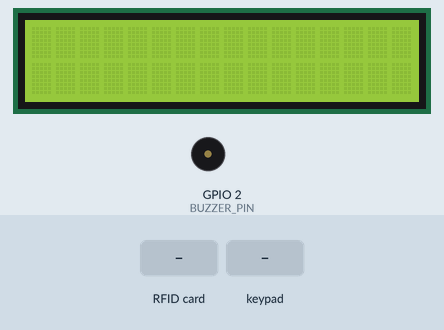
Simulated run of this sketch. Board: ESP32. Shown: 16×2 character LCD, buzzer (waves = sounding). Inputs (shaded band) come from the test bench. WiFi joins after 1.5 s; servers stay silent unless stated; uploads are accepted with an empty reply; what the sketch prints to the serial monitor is not drawn.

Above: at 5.8 s.
5.9 s: RFID card 5E 7A 19 C4 held to the reader
At 6.8 s:
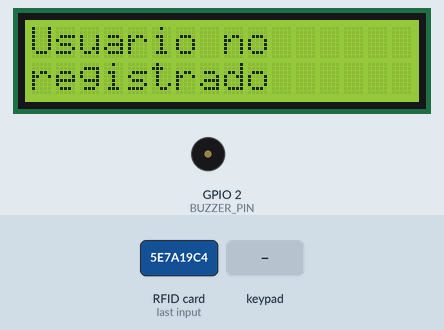
8.9 s: keypad keys 3 2 3 3 2 5 2 6 # pressed 0.4 s apart
At 13.0 s:
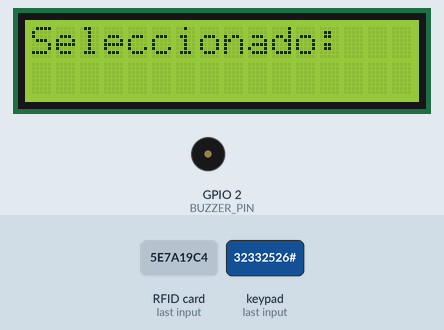
14.0 s: key '#' pressed
At 15.9 s:
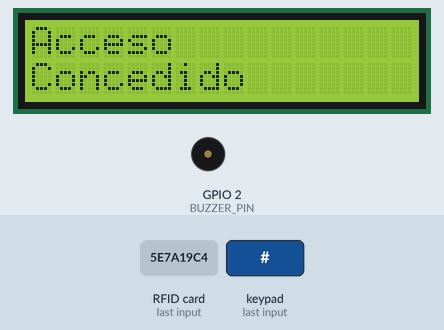
17.6 s: RFID card 5E 7A 19 C4 held to the reader
At 17.72 s:
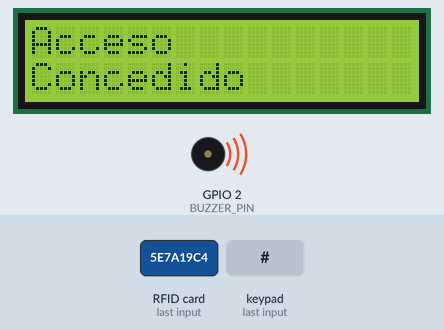
19.3 s: key 'A' pressed
At 22.0 s:
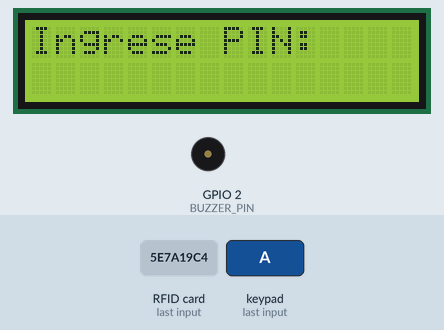
Timing chart, 0 to 23.0 s (numbered marks = the images above; inputs shaded):
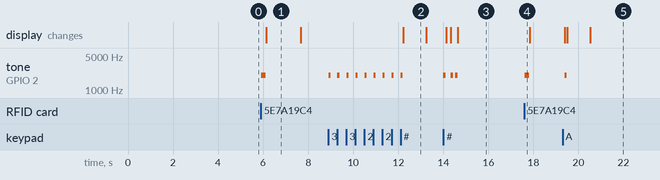

Measured:
- after the input at 5.9 s, tone on GPIO 2 (BUZZER_PIN): silent → 2000 Hz at once, → silent 0.20 s later; the display: changes after 0.25 s (image 1)
- after the input at 8.9 s, tone on GPIO 2 (BUZZER_PIN): alternates 2000 Hz for 0.10 s and silent for 0.30 s, 18 changes in all, then stays silent, starting at once; the display: changes after 3.3 s (image 2)
- after the input at 14.0 s, tone on GPIO 2 (BUZZER_PIN): goes 2000 Hz 0.10 s, silent 0.23 s, 2000 Hz 0.10 s, silent 0.10 s, 2000 Hz 0.10 s, then silent, starting at once; the display: first changes after 0.13 s (image 3 shows a later state)
- after the input at 17.6 s, tone on GPIO 2 (BUZZER_PIN): silent → 2000 Hz at once, → silent 0.20 s later
- after the input at 19.3 s, tone on GPIO 2 (BUZZER_PIN): silent → 2000 Hz after 0.09 s, → silent 0.10 s later; the display: first differs from a run without the input after 0.21 s (image 5 shows a later state)
- what the display in image 1 shows lasts 1.6 s, from 6.1 s to 7.7 s
- what the display in image 2 shows lasts 1.0 s, from 12.2 s to 13.2 s

The sketch:

esp32_sketch.ino
```cpp
#include <Wire.h>
#include <LiquidCrystal_PCF8574.h>
#include <SPI.h>
#include <MFRC522.h>
#include <Keypad.h>
#include "DHT.h"
#include <WiFi.h>
#include <HTTPClient.h>
#include <ArduinoJson.h>
#include <WebServer.h> // Necesario para recibir peticiones

// =====================
// WIFI & API CONFIG
// =====================
const char* ssid = "Borjax";
const char* password = "123456789";
// ------------------------------------------------------------------------------------
// IMPORTANTE: Si usas Docker, asegurate de que esta IP es la de tu PC (ipconfig)
// y NO "localhost" ni "127.0.0.1". Windows Firewall debe permitir puerto 8080.
// ------------------------------------------------------------------------------------
const char* serverName = "hc:8080/api/datos";


// =====================
// SERVER WEB (Para peticiones de sensores)
// =====================
WebServer server(80);

// =====================
// PINES
// =====================
#define DHTPIN   4
#define DHTTYPE  DHT11

#define LDRPIN   5      // D5 (digital)
// #define LEDPIN   2 // Comentado porque usaremos el pin 2 para el altavoz

#define SS_PIN   21
#define RST_PIN  22
#define BUZZER_PIN 2 // Usamos D2 (GPIO 2) que es salida válida

// =====================
// OBJETOS
// =====================
LiquidCrystal_PCF8574 lcd(0x27);
DHT dht(DHTPIN, DHTTYPE);
MFRC522 mfrc522(SS_PIN, RST_PIN);

// =====================
// VARIABLES GLOBALES
// =====================
const unsigned long sensorInterval = 30000; // Intervalo de lectura de sensores en ms (30 segundos)
unsigned long lastSensorUpdate = 0;

unsigned long lastLcdUpdate = 0;
bool lcdActive = false;

// Variable global para guardar el nombre del usuario
String currentUsuarioLeido = "";

// =====================
// DEFINICIÓN KEYPAD
// =====================
const byte ROWS = 4;
const byte COLS = 4;
char keys[ROWS][COLS] = {
  {'1','2','3','A'},
  {'4','5','6','B'},
  {'7','8','9','C'},
  {'*','0','#','D'}
};
byte rowPins[ROWS] = {32, 33, 25, 26};
byte colPins[COLS] = {16, 17, 12, 13};

Keypad keypad = Keypad( makeKeymap(keys), rowPins, colPins, ROWS, COLS );

// =====================
// DECLARACIÓN DE FUNCIONES PREVIAS
// =====================
void enviarDatosAPI(float temp, float hum, bool iluminadad, String uid, String token, String pin, String tipo);
void beep(unsigned int duration);

// =====================
// FUNCIONES AUXILIARES
// =====================
void beep(unsigned int duration) {
  tone(BUZZER_PIN, 2000); // Iniciar tono
  delay(duration);        // Esperar
  noTone(BUZZER_PIN);     // Parar tono
  digitalWrite(BUZZER_PIN, LOW); // Asegurar que se quede en LOW
}

void enviarDatosAPI(float temp, float hum, bool iluminadad, String uid, String token, String pin, String tipo) {
    if(WiFi.status() == WL_CONNECTED){
        HTTPClient http;
        http.begin(serverName);
        http.addHeader("Content-Type", "application/json");

        StaticJsonDocument<200> doc;

        bool hayDatos = false;

        // 1. LOGIN: Si hay Token (o PIN)
        if (token != "") {
             doc["token"] = token;
             hayDatos = true;
        }

        if (pin != "") {
             doc["pin"] = pin;
             hayDatos = true;
        }

        if (tipo != "") {
            doc["tipo"] = tipo;
        }

        // 2. Si no es Login, miramos si es UID simple o Sensores
        if (uid != "") { // Cambiado 'else if' a 'if' para permitir enviar UID + PIN si fuera necesario
            doc["rfidUid"] = uid;
            hayDatos = true;
        }

        // Solo datos sensores si NO estamos autenticando (para no mezclar tipos de mensaje si la API no lo soporta)
        // O si quieres enviar todo junto, quita el 'else'.
        // Asumo que si hay UID/Token/Pin es un evento de acceso.
        // Si no hay nada de eso, es lectura de sensores ambiental.
        if (token == "" && uid == "" && pin == "") {
            // Luz siempre es válida (lectura digital)
            doc["luz"] = iluminadad;
            hayDatos = true;

            // Temp y Humedad pueden fallar (NAN), solo las enviamos si son válidas
            if (!isnan(temp)) doc["temperatura"] = temp;
            if (!isnan(hum)) doc["humedad"] = hum;
        }

        // Si no hay nada que enviar, salimos para evitar error 400
        if (!hayDatos) {
            Serial.println("No hay datos válidos para enviar a la API.");
            http.end();
            return;
        }

        String requestBody;
        serializeJson(doc, requestBody);

        Serial.println("Enviando a API: " + requestBody);

        // Feedback visual de "Enviando..."
        bool esAcceso = (uid != "" || token != "" || pin != "");
        if (esAcceso) {
            lcd.clear();
            lcd.setCursor(0, 0); lcd.print("Verificando...");
        }

        int httpResponseCode = http.POST(requestBody);

        if (httpResponseCode > 0) {
            String response = http.getString();
            Serial.print("✅ API Response Code: ");
            Serial.println(httpResponseCode);
            Serial.println("📥 API Response: " + response);

            // --- RESPUESTA EN PANTALLA LCD ---
            if (esAcceso) {
                lcd.clear();
                if (httpResponseCode == 200) {
                    // ACCESO CORRECTO (Pitido: Beep-Beep)
                    beep(100); delay(100); beep(100);

                    if (response.indexOf("SALIDA") >= 0) {
                        lcd.setCursor(0, 0); lcd.print("Hasta luego");
                        lcd.setCursor(0, 1); lcd.print(currentUsuarioLeido);
                    } else if (response.indexOf("ENTRADA") >= 0) {
                        lcd.setCursor(0, 0); lcd.print("Hola");
                        lcd.setCursor(6, 0); lcd.print(currentUsuarioLeido);
                        lcd.setCursor(0, 1); lcd.print("Adelante ->");
                    } else {
                        // Fallback
                        lcd.setCursor(0, 0); lcd.print("Acceso");
                        lcd.setCursor(0, 1); lcd.print("Concedido");
                    }
                } else {
                    // ACCESO DENEGADO (Pitido: Beep largo)
                    beep(1000);

                    lcd.setCursor(0, 0); lcd.print("Acceso");
                    lcd.setCursor(0, 1); lcd.print("Denegado");
                }
                lastLcdUpdate = millis();
                lcdActive = true;
            }
            // ---------------------------------

        } else {
            Serial.print("❌ Error API: ");
            Serial.println(httpResponseCode);
            if (httpResponseCode == -1) {
                Serial.println("💡 Error -1: No se pudo conectar al servidor");
            }

            // --- ERROR EN PANTALLA LCD ---
            if (esAcceso) {
                // ERROR CONEXION (Pitido: 3 beeps rápidos error)
                beep(200); delay(100); beep(200); delay(100); beep(200);

                lcd.clear();
                lcd.setCursor(0, 0); lcd.print("Error Conexion");
                lcd.setCursor(0, 1); lcd.print("Err: " + String(httpResponseCode));
                lastLcdUpdate = millis();
                lcdActive = true;
            }
            // -----------------------------
        }
        http.end();
    } else {
        Serial.println("❌ WiFi desconectado, no se puede enviar");
    }
}

// Esta función se ejecuta cuando alguien entra a http://IP_ESP32/
void handleRoot() {
  Serial.println("Petición WEB recibida - Leyendo sensores...");

  float h = dht.readHumidity();
  float t = dht.readTemperature();
  int l = digitalRead(LDRPIN);
  bool luz = !(l == HIGH); // true si hay luz

  // --- LOGGING ---
  Serial.println("--------------------------------");
  Serial.print("Temperatura: "); Serial.println(isnan(t) ? "Error Sensor" : String(t));
  Serial.print("Humedad:     "); Serial.println(isnan(h) ? "Error Sensor" : String(h));
  Serial.print("Luz:         "); Serial.println(luz ? "ON" : "OFF");
  Serial.println("--------------------------------");

  StaticJsonDocument<200> doc;
  doc["temperatura"] = t;
  doc["humedad"] = h;
  doc["luz"] = luz;
  doc["mensaje"] = "Lectura bajo demanda";

  String json;
  serializeJson(doc, json);

  // Responder al navegador/cliente
  server.send(200, "application/json", json);

  // Guardar también en Spring Boot cuando se haga la petición web
  enviarDatosAPI(t, h, luz, "", "", "", "");
}

// =====================
// SETUP
// =====================
void setup() {
  Wire.begin(27, 14);
  lcd.begin(16, 2);
  lcd.setBacklight(255);
  lcd.clear();

  Serial.begin(115200);
  delay(3000);

  // CONEXIÓN WIFI
  WiFi.begin(ssid, password);
  Serial.print("Conectando a WiFi");
  while (WiFi.status() != WL_CONNECTED) {
    delay(500);
    Serial.print(".");
  }
  Serial.println("");
  Serial.print("Conectado con IP: ");
  Serial.println(WiFi.localIP());

  // Init Web Server
  server.on("/", handleRoot);
  server.begin();
  Serial.println("Servidor Web Iniciado");

  pinMode(LDRPIN, INPUT);
  // pinMode(LEDPIN, OUTPUT); // Comentado
  pinMode(BUZZER_PIN, OUTPUT);
  digitalWrite(BUZZER_PIN, LOW);
  noTone(BUZZER_PIN);

  // DHT
  dht.begin();

  // RFID
  SPI.begin(18, 19, 23, SS_PIN);
  mfrc522.PCD_Init();

  Serial.println("=================================");
  Serial.println("SISTEMA DE TOKENS: RFID (Loop) + Sensores (HTTP)");
  Serial.println("=================================");
}

// =====================
// LOOP
// =====================
void loop() {
  // 1. ATENDER PETICIONES WEB (SENSORES)
  server.handleClient();

  // 2. COMPROBAR RFID (SIEMPRE ACTIVO)
  if (mfrc522.PICC_IsNewCardPresent() && mfrc522.PICC_ReadCardSerial()) {
      Serial.println("\n🔐 TARJETA DETECTADA");

      // Pitar altavoz D2
      beep(200);

      // --- OBTENER UID REAL DE LA TARJETA ---
      String uidReal = "";
      for (byte i = 0; i < mfrc522.uid.size; i++) {
          if (i > 0) uidReal += ":";
          if (mfrc522.uid.uidByte[i] < 0x10) uidReal += "0";
          uidReal += String(mfrc522.uid.uidByte[i], HEX);
      }
      uidReal.toUpperCase();
      Serial.println("UID Tarjeta: " + uidReal);

      // --- AUTENTICACIÓN MIFARE ---
      MFRC522::MIFARE_Key key;
      for (byte i = 0; i < 6; i++) key.keyByte[i] = 0xFF; // Clave por defecto

      // --- AUTENTICACIÓN Y LECTURA SECTOR 4 ---
      // Bloque 17 = Usuario
      // Bloque 18 = Token

      MFRC522::StatusCode status;
      byte buffer[18];
      byte size = sizeof(buffer);
      String usuarioLeido = "";
      String tokenLeido = "";
      bool errorLectura = false;

      // 1. LEER BLOQUE 17 (USUARIO)
      byte blockUser = 17;
      status = mfrc522.PCD_Authenticate(MFRC522::PICC_CMD_MF_AUTH_KEY_A, blockUser, &key, &(mfrc522.uid));
      if (status == MFRC522::STATUS_OK) {
          size = sizeof(buffer); // Reset size
          status = mfrc522.MIFARE_Read(blockUser, buffer, &size);
          if (status == MFRC522::STATUS_OK) {
              Serial.print("Bloque 17 (User) raw: ");
              for (byte i = 0; i < 16; i++) {
                  Serial.print(buffer[i], HEX);
                  Serial.print(" ");
                  if (buffer[i] >= 32 && buffer[i] <= 126) usuarioLeido += (char)buffer[i];
              }
              Serial.println();
              usuarioLeido.trim(); // Eliminar espacios
          } else {
              Serial.println("❌ Error leyendo bloque 17 (Usuario): " + String(status));
              errorLectura = true;
          }
      } else {
          Serial.println("❌ Error autenticando bloque 17: " + String(status));
          errorLectura = true;
      }

      // 2. LEER BLOQUE 18 (TOKEN)
      byte blockToken = 18;
      status = mfrc522.PCD_Authenticate(MFRC522::PICC_CMD_MF_AUTH_KEY_A, blockToken, &key, &(mfrc522.uid));
      if (status == MFRC522::STATUS_OK) {
          size = sizeof(buffer); // Reset size
          status = mfrc522.MIFARE_Read(blockToken, buffer, &size);
          if (status == MFRC522::STATUS_OK) {
              Serial.print("Bloque 18 (Token) raw: ");
              for (byte i = 0; i < 16; i++) {
                  Serial.print(buffer[i], HEX);
                  Serial.print(" ");
                  if (buffer[i] >= 32 && buffer[i] <= 126) tokenLeido += (char)buffer[i];
              }
              Serial.println();
              tokenLeido.trim(); // Eliminar espacios
          } else {
              Serial.println("❌ Error leyendo bloque 18 (Token): " + String(status));
              errorLectura = true;
          }
      } else {
          Serial.println("❌ Error autenticando bloque 18: " + String(status));
          errorLectura = true;
      }

      // Guardar en variable global para usar en enviarDatosAPI
      currentUsuarioLeido = usuarioLeido;

      // --- LCD: BIENVENIDA ---
      lcd.clear();
      if (usuarioLeido != "") {
        lcd.setCursor(0, 0);
        lcd.print("Bienvenido");
        lcd.setCursor(0, 1);
        lcd.print(usuarioLeido);
        delay(1500); // Dar un momento para leer el saludo
      } else {
        lcd.setCursor(0, 0);
        lcd.print("Usuario no");
        lcd.setCursor(0, 1);
        lcd.print("registrado");
        delay(1500);
      }

      // --- SELECCION DE MOTIVO ---
      String tipoLeido = "";
      lcd.clear();
      lcd.setCursor(0, 0); lcd.print("A:Jor B:Pau");
      lcd.setCursor(0, 1); lcd.print("C:Med D:Otro");

      bool motivoSeleccionado = false;
      unsigned long startTimeMotivo = millis();

      while (millis() - startTimeMotivo < 10000 && !motivoSeleccionado) {
          char key = keypad.getKey();
          if (key) {
              beep(100);
              if (key == 'A') { tipoLeido = "JORNADA"; motivoSeleccionado = true; }
              else if (key == 'B') { tipoLeido = "PAUSA"; motivoSeleccionado = true; } // Backend decide Start/End
              else if (key == 'C') { tipoLeido = "MEDICO"; motivoSeleccionado = true; } // Backend decide Out/In
              else if (key == 'D') { tipoLeido = "CONSULTA"; motivoSeleccionado = true; }
              else if (key == '#') { tipoLeido = ""; motivoSeleccionado = true; } // Automatic / Jump
          }
      }

      if (!motivoSeleccionado) {
          Serial.println("Timeout Motivo - Enviando sin tipo (Automático)");
      } else {
          Serial.println("Motivo seleccionado: " + tipoLeido);
          lcd.clear();
          lcd.setCursor(0,0); lcd.print("Seleccionado:");
          lcd.setCursor(0,1); lcd.print(tipoLeido);
          delay(1000);
      }

      // --- PEDIR PIN ---
      String pinIngresado = "";
      lcd.clear();
      lcd.setCursor(0, 0);
      lcd.print("Ingrese PIN:");
      lcd.setCursor(0, 1); // Cursor para asteriscos

      unsigned long startTime = millis();
      bool pinCompleto = false;

      // Bucle de espera de PIN (10 segundos timeout)
      while (millis() - startTime < 10000 && !pinCompleto) {
        char key = keypad.getKey();
        if (key) {
           beep(100); // Feedback sonoro tecla (sin bloquear demasiado)
           startTime = millis(); // Reset timeout al pulsar tecla

           if (key == '#') {
             pinCompleto = true; // Enter
           } else if (key == '*') {
             pinIngresado = ""; // Borrar
             lcd.setCursor(0, 1);
             lcd.print("                "); // Limpiar línea
             lcd.setCursor(0, 1);
           } else {
             if (pinIngresado.length() < 16) { // Evitar desbordar pantalla
                pinIngresado += key;
                lcd.print("*");
             }
           }
        }
        delay(10); // Debounce simple
      }

      if (!pinCompleto && pinIngresado.length() == 0) {
         Serial.println("Timeout PIN - Enviando sin PIN");
      }

      // Actualizar temporizador LCD para que se apague después
      lastLcdUpdate = millis();
      lcdActive = true;

      // DECISIÓN DE QUÉ ENVIAR (Prioridad al Token)
      if (tokenLeido != "") {
          // CASO 1: TOKEN LEIDO + PIN
          Serial.println("✅ Enviando Token + PIN");
          enviarDatosAPI(NAN, NAN, false, "", tokenLeido, pinIngresado, tipoLeido);
      } else if (tokenLeido == "" && !errorLectura) {
          // CASO 2: SOLO UID + PIN
          Serial.println("⚠️ Tarjeta sin token, enviando UID: " + uidReal);
          enviarDatosAPI(NAN, NAN, false, uidReal, "", pinIngresado, tipoLeido);
      } else {
          // CASO 3: Error lectura + PIN
          Serial.println("⚠️ Error de lectura");
          Serial.println("📤 Enviando UID como respaldo: " + uidReal);
          enviarDatosAPI(NAN, NAN, false, uidReal, "", pinIngresado, tipoLeido);
      }

      mfrc522.PICC_HaltA();
      mfrc522.PCD_StopCrypto1();
  }

  // 3. LIMPIAR LCD TRAS 30 SEGUNDOS
  if (lcdActive && (millis() - lastLcdUpdate > 30000)) {
    lcd.clear();
    lcdActive = false;
  }

  // 4. LECTURA PERIODICA DE SENSORES
  if (millis() - lastSensorUpdate > sensorInterval) {
      Serial.println("⏰ Tarea periódica: Enviando datos de sensores...");

      float h = dht.readHumidity();
      float t = dht.readTemperature();
      int l = digitalRead(LDRPIN);
      bool luz = !(l == HIGH); // true si hay luz (ajustar según tu pullup/down)

      // Enviamos datos (uid, token, pin vacíos)
      enviarDatosAPI(t, h, luz, "", "", "", "");

      lastSensorUpdate = millis();
  }
}
```
